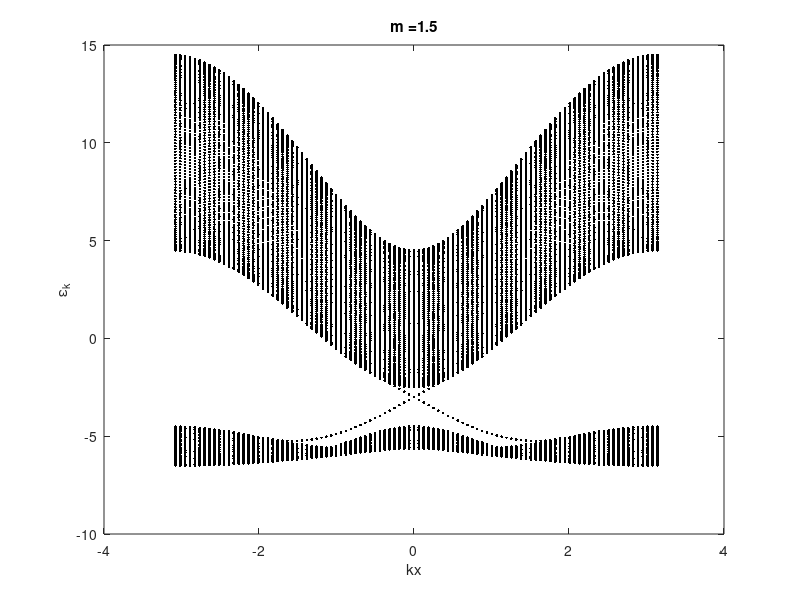

Write the MATLAB code that produced this figure.
% 2D Chern insulator model, periodical boundary condition for y-direction but
% finite size for x-direction, square lattice, after inversal Fourier transform for
% x-axis.

tic;
Lx = 100;
Ly = 100;
m = 1.5;
sigma_x = [0 1; 1 0];
sigma_y = [0 -1i; 1i 0];
sigma_z = [1 0; 0 -1];

% J = 1;

k = -pi+2*pi/Lx:2*pi/Lx:pi;
% k = 0:2*pi/Lx:2*pi-2*pi/Lx;

for ki = 1:length(k)
    H1 = zeros(Lx,Lx); % for sigma_x
    H2 = zeros(Lx,Lx); % for sigma_y
    H3 = zeros(Lx,Lx); % for sigma_z
    H4 = zeros(Lx,Lx); % for epsilon_k
    for i = 1:Lx-1
        H1(i,i) = sin(k(ki));
        H3(i,i) = m - cos(k(ki));
        H4(i,i) = -2*cos(k(ki));
        
        H2(i,i+1) = 1i/2;
        H2(i+1,i) = -1i/2;
        H3(i,i+1) = -1/2;
        H3(i+1,i) = -1/2;
        H4(i,i+1) = -1;
        H4(i+1,i) = -1;
    end
    H1(Lx,Lx) = sin(k(ki));
    H3(Lx,Lx) = m - cos(k(ki));
    H4(Lx,Lx) = -2*cos(k(ki));
    
    H = 3*(kron(H1,sigma_x) - kron(H2,sigma_y) + kron(H3,sigma_z)) + kron(H4,eye(2));
%     H = 3*(kron(H1,sigma_x) - kron(H2,sigma_y) + kron(H3,sigma_z));
    
    e = eig(H);
    x = k(ki).*(zeros(Ly*2,1)+1);
    plot(x,e,'.','color','k')
    hold on
end
xlabel('kx')
ylabel('\epsilon_k')
str = strcat('m = ', num2str(m));
title(str)

toc;
